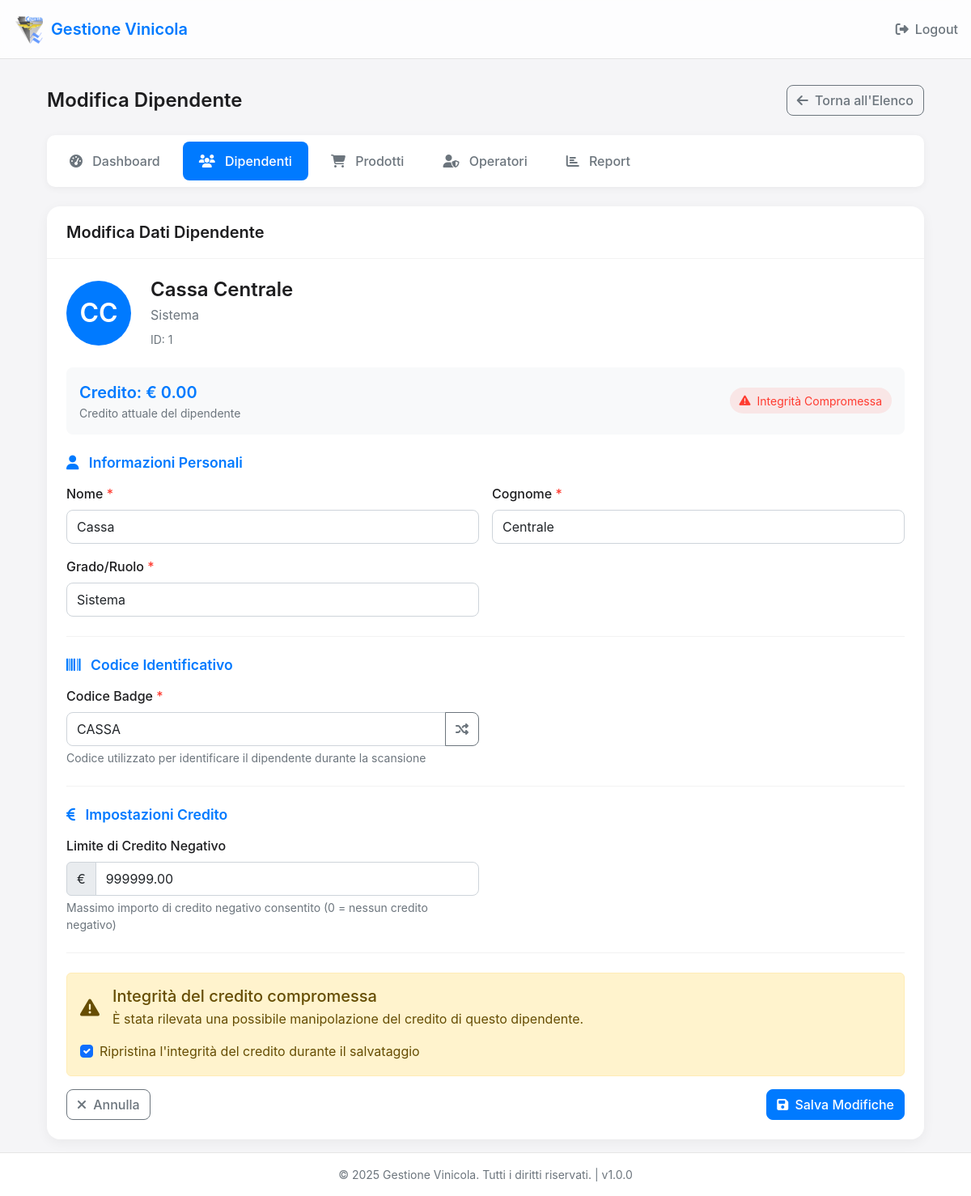
The app's page /admin/employee/1 (signed in), older data.
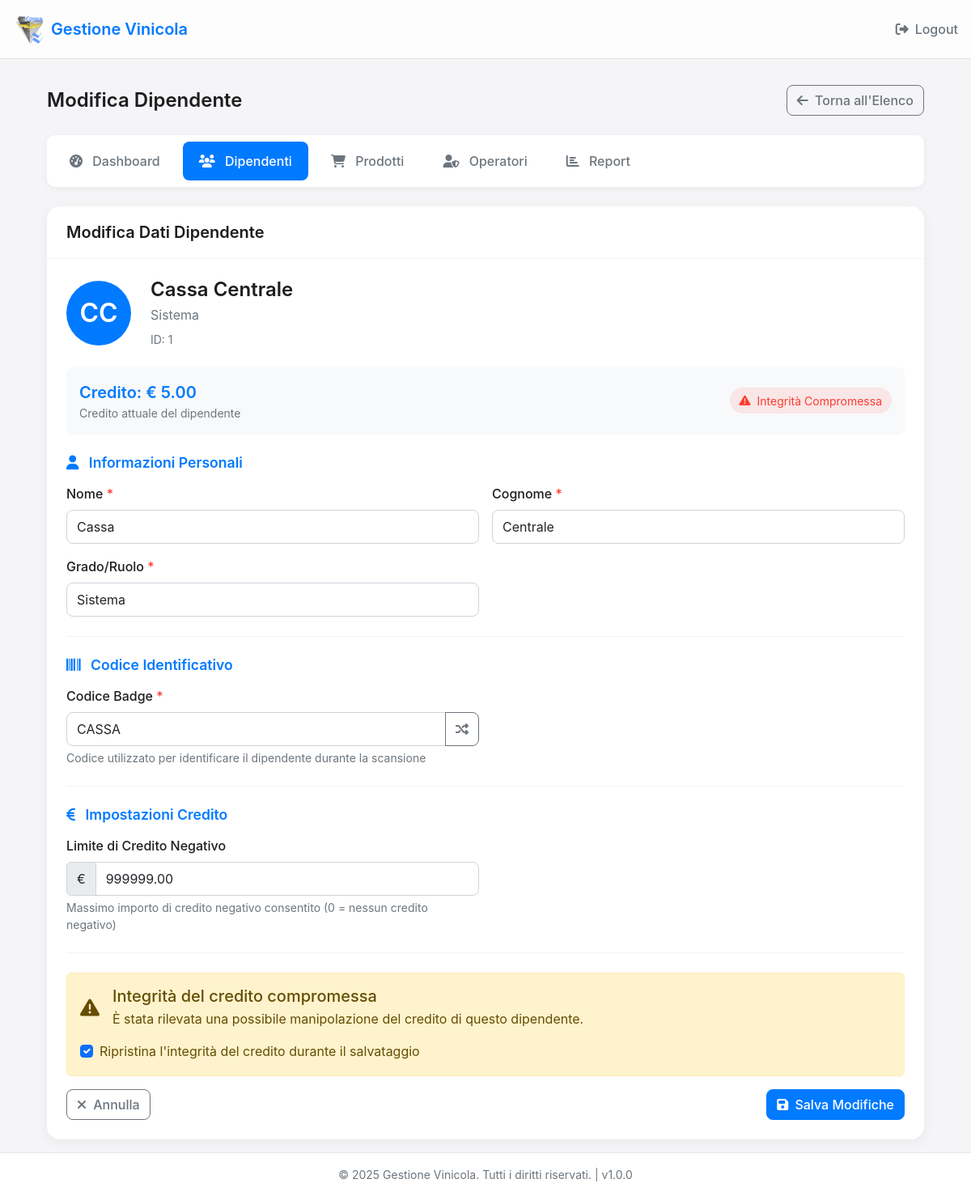
The same page, newer data.
### app.py (models this page shows, shortened)
class Employee(db.Model):
    id = db.Column(db.Integer, primary_key=True)
    code = db.Column(db.String(50), unique=True)  # Codice a barre della card
    first_name = db.Column(db.String(100))
    last_name = db.Column(db.String(100))
    rank = db.Column(db.String(100))
    credit = db.Column(db.Numeric(10, 2), default=0)
    credit_hash = db.Column(db.String(64))  # Hash per verificare l'integrità del credito
    credit_limit = db.Column(db.Numeric(10, 2), default=0)  # Limite di credito negativo consentito
    def verify_credit_integrity(self):
        if not self.credit_hash:  # Se non c'è hash, crealo
            self.update_credit_hash()
            db.session.commit()
            return True
        secret = app.config['SECRET_KEY']
        data = f"{self.id}:{self.credit}:{self.credit_limit}:{secret}"
        computed_hash = hashlib.sha256(data.encode()).hexdigest()
        return computed_hash == self.credit_hash

### app.py (the view, shortened to what this page needs)
@app.route('/admin/employee/<int:id>', methods=['GET', 'POST'])
def admin_edit_employee(id):
    if session.get('admin_logged_in') != True:
        return redirect(url_for('admin_login'))
    employee = Employee.query.get_or_404(id)
    return render_template('admin_edit_employee.html', employee=employee)

### app.py (called while the page is built)
@app.context_processor
def inject_app_info():
    now = datetime.now()
    return {
        'app_name': app.config['APP_NAME'],
        'app_version': app.config['APP_VERSION'],
        'now': now
    }

### templates/admin_edit_employee.html (shortened to what the changed rows need)
{% extends "base.html" %}
{% block content %}
<div class="admin-container">
    <div class="admin-header">
        <h1 class="admin-title">Modifica Dipendente</h1>
    </div>
    <div class="form-card">
        <div class="form-body">
            <div class="employee-profile">
                <div class="employee-avatar">
                    {{ employee.first_name[0] }}{{ employee.last_name[0] }}
                </div>
                <div class="employee-details">
                    <h3 class="employee-name">{{ employee.first_name }} {{ employee.last_name }}</h3>
                    <div class="employee-rank">{{ employee.rank }}</div>
                    <div class="employee-id">ID: {{ employee.id }}</div>
                </div>
            </div>
            <div class="credit-info">
                <div>
                    <div class="credit-value">Credito: € {{ "%.2f"|format(employee.credit) }}</div>
                    <div class="credit-label">Credito attuale del dipendente</div>
                </div>
            </div>
            <form id="editEmployeeForm" method="POST">
                <div class="form-section">
                    <div class="row g-3">
                        <div class="col-md-6">
                            <label for="first_name" class="form-label required-label">Nome</label>
                            <input type="text" class="form-control" id="first_name" name="first_name" value="{{ employee.first_name }}" required>
                        </div>
                        <div class="col-md-6">
                            <label for="last_name" class="form-label required-label">Cognome</label>
                            <input type="text" class="form-control" id="last_name" name="last_name" value="{{ employee.last_name }}" required>
                        </div>
                        <div class="col-md-6">
                            <label for="rank" class="form-label required-label">Grado/Ruolo</label>
                            <input type="text" class="form-control" id="rank" name="rank" value="{{ employee.rank }}" required>
                        </div>
                    </div>
                </div>
                <div class="form-section">
                    <div class="row g-3">
                        <div class="col-md-6">
                            <div class="input-group">
                                <input type="text" class="form-control" id="code" name="code" value="{{ employee.code }}" required>
                                <button class="btn btn-outline-secondary code-generate" type="button" id="generateCode">
                                    <i class="fas fa-random"></i>
                                </button>
                            </div>
                        </div>
                    </div>
                </div>
                <div class="form-section">
                    <div class="row g-3">
                        <div class="col-md-6">
                            <div class="input-group">
                                <span class="input-group-text">€</span>
                                <input type="number" class="form-control" id="credit_limit" name="credit_limit" value="{{ employee.credit_limit }}" min="0" step="0.01">
                            </div>
                        </div>
                    </div>
                </div>
            </form>
        </div>
    </div>
</div>
{% endblock %}

Row changes from the older to the newer data that the page shows:
changed Employee "Cassa": credit "0.00" → "5.00"
